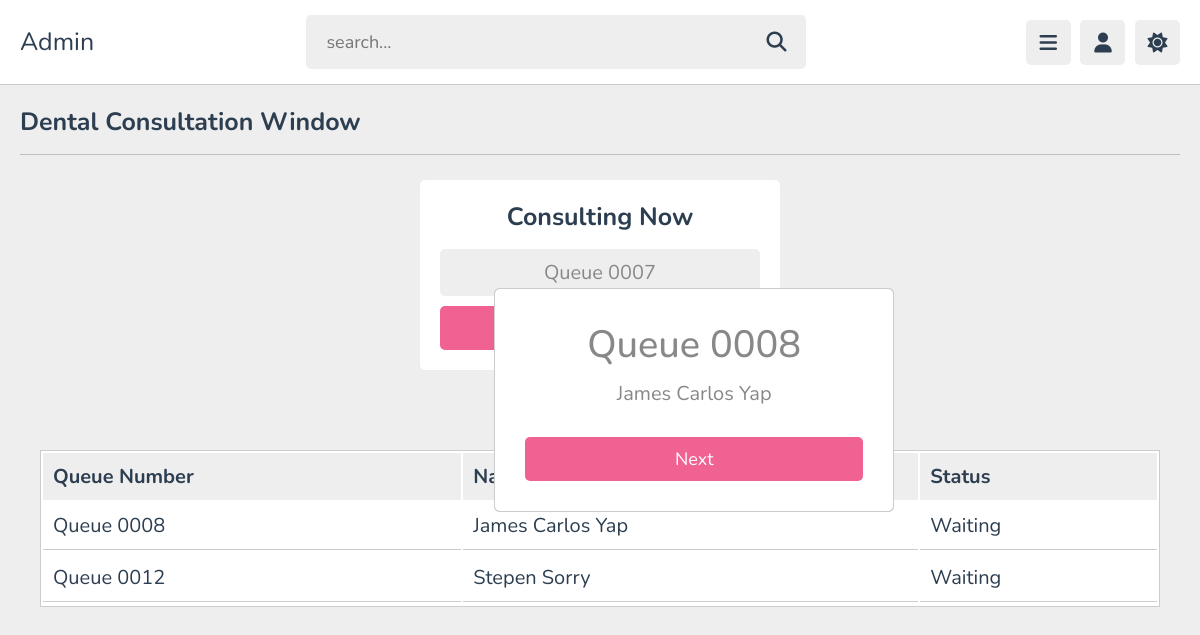
Screenshot of /modules_admin/admin_queueing_window_dental_next_one.php (signed in) with the database file from the repository.
### tables this page shows
CREATE TABLE IF NOT EXISTS `queue_list` (
  `id` int NOT NULL AUTO_INCREMENT,
  `queue_id` varchar(255) NOT NULL,
  `qnumber` bigint NOT NULL,
  `name` varchar(255) NOT NULL,
  `type` enum('Medical','Dental') NOT NULL,
  `status` enum('Active','Waiting','Done','No Show') NOT NULL,
  PRIMARY KEY (`id`)
);

### modules_admin/admin_queueing_window_dental_next_one.php (the view, shortened to what this page needs)
<?php
    include '../components/connection.php';
?>
<!DOCTYPE html>
<html lang="en">
    <head>
        <link rel="stylesheet" href="https://cdnjs.cloudflare.com/ajax/libs/font-awesome/6.2.0/css/all.min.css">
        <link rel="stylesheet" href="../css/admin_queueing.css">
    </head>
    <body>
        <?php
            include '../components/header_admin.php';
        ?>
        <?php
            include '../components/queueing_live_dental.php';
        ?>
        <?php
            $select = mysqli_query($con, "SELECT id, queue_id, name, status FROM queue_list  WHERE status = 'Waiting' AND type = 'Dental' ORDER BY queue_id DESC");
            while($row = mysqli_fetch_assoc($select)){
        ?>
        <section class="dashboard">
            <div class="popup">
                <form action="<?php $_SERVER['PHP_SELF'] ?>" method="post" enctype="multipart/form-data">
                    <h2><?php echo $row["queue_id"]; ?></h2>
                    <p><?php echo $row['name']; ?></p>
                    <a href="admin_queueing_window_dental_next_two.php?edit=<?php echo $row['id']; ?>" type="submit" name="done" class="btn">Next</a>
                </form>
            </div>
        </section>
        <?php }; ?>
    </body>
</html>

### components/queueing_live_dental.php (shortened to what this page needs)
<section class="dashboard">
    <h1 class="heading">Dental Consultation Window</h1>
    <div class="box-container payat">
        <?php
            $select = mysqli_query($con, "SELECT * FROM queue_list  WHERE type ='Dental' and status = 'active' ORDER BY qnumber ASC");
            if(mysqli_num_rows($select) == 1) {
                while($row = mysqli_fetch_assoc($select)) {
        ?>
        <div class="box">
            <h3>Consulting Now</h3>
            <p><?php echo $row['queue_id']; ?></p>
            <a href="admin_queueing_window_dental_done.php?edit=<?php echo $row['id']; ?>" type="submit" name="add_product" class="btn"><?php echo $row['name']; ?></a>
        </div>
        <?php
                }
            }
        ?>
    </div>
</section>
<section class="dashboard">
    <div class="container">
        <div class="product-display">
            <table class="product-display-table">
                <thead>
                    <tr>
                        <th>Queue Number</th>
                        <th>Name</th>
                        <th>Status</th>
                    </tr>
                </thead>
                <?php
                    $select_users = mysqli_query($con, "SELECT * FROM queue_list  WHERE status = 'Waiting' AND type = 'Dental' ORDER BY queue_id ASC");
                    if (mysqli_num_rows($select_users) > 0) {
                        while ($fetch_user = mysqli_fetch_assoc($select_users)) {
                ?>
                <tr>
                    <td>
                        <?php echo $fetch_user['queue_id']; ?>
                    </td>
                    <td>
                        <?php echo $fetch_user['name']; ?>
                    </td>
                    <td>
                       <?php echo $fetch_user['status']; ?>
                    </td>
                </tr>
                <tr>
                <?php
                        }
                    }
                    else {
                        echo '<td colspan="3" class="empty">No people on queue!</td>';
                    }
                ?>
                </tr>
            </table>
        </div>
    </div>
</section>

### css/admin_queueing.css (style rules this page uses)
:root { --main-color:#ef6292; --red:#e74c3c; --orange:#f39c12; --light-color:#888; --light-bg:#eee; --black:#2c3e50; --white:#fff; --border:.1rem solid rgba(0,0,0,.2); --filter01: invert(); --filter02: none; }
* { font-family: 'Nunito', sans-serif; margin:0; padding:0; box-sizing: border-box; outline: none; border:none; text-decoration: none; }
html { font-size: 62.5%; overflow-x: hidden; }
body { background-color: var(--light-bg); padding-left: 30rem; }
section { padding:2rem; margin: 0 auto; max-width: 1200px; }
.heading { font-size: 2.5rem; color:var(--black); margin-bottom: 2.5rem; border-bottom: var(--border); padding-bottom: 1.5rem; text-transform: capitalize; }
.inline-btn, .inline-option-btn, .inline-delete-btn, .btn, .delete-btn, .option-btn { border-radius: .5rem; color:#fff; font-size: 1.8rem; cursor: pointer; text-transform: capitalize; padding:1rem 3rem; text-align: center; margin-top: 1rem; }
.btn, .delete-btn, .option-btn { display: block; width: 100%; }
.btn, .inline-btn { background-color: var(--main-color); }
.dashboard .box-container { display: grid; grid-template-columns: repeat(auto-fit, minmax(30rem, 1fr)); align-items: flex-start; justify-content: center; gap: 1.5rem; }
.dashboard .payat { display: grid; grid-template-columns: repeat(auto-fit, minmax(15rem, 1fr)); padding-left: 40rem; padding-right: 40rem; }
.dashboard .box-container .box { padding: 2rem; border-radius: .5rem; background-color: var(--white); text-align: center; }
.dashboard .box-container .box h3 { margin-bottom: .5rem; font-size: 2.5rem; color: var(--black); margin-bottom: 1.5rem; }
.dashboard .box-container .box p { font-size: 2rem; color: var(--light-color); padding: 1rem 1.5rem; border-radius: .5rem; background-color: var(--light-bg); margin: 1rem 0; }
.container { max-width: 1200px; padding:2rem; margin:0 auto; }
.popup { width: 400px; background: var(--white); border-radius: 6px; position: absolute; top: 50%; left: 57.85%; transform: translate(-50%,-50%); text-align: center; padding: 0 30px 30px; color: var(--light-color); border: var(--border); }
.popup h2 { font-size: 38px; font-weight: 500; margin: 30px 0 10px; }
.popup p { font-size: 20px; padding-bottom: 2rem; }
.product-display { margin:2rem 0; border: var(--border); background: var(--white); }
.product-display .product-display-table { width: 100%; text-align: left; }
.product-display .product-display-table thead { background: var(--light-bg); color: var(--black); }
.product-display .product-display-table th { padding:1rem; font-size: 2rem; }
.product-display .product-display-table td { padding:1rem; font-size: 2rem; color: var(--black); border-bottom: var(--border); }
@media (max-width:1200px) { body { padding-left: 0; } }

### rows the page displays
queue_list: queue "Queue 0007"
queue_list: queue "Queue 0008", name "James Carlos Yap", status "Waiting"
queue_list: queue "Queue 0012", name "Stepen Sorry", status "Waiting"
